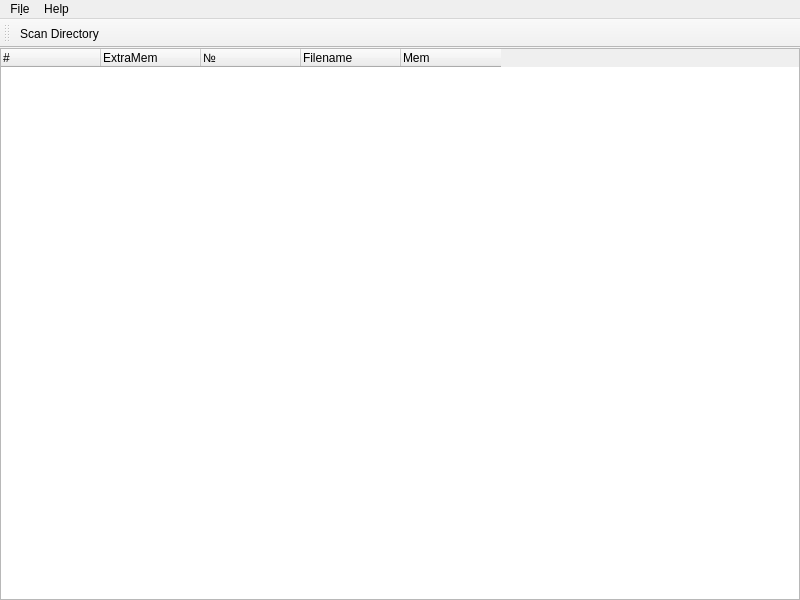
<?xml version="1.0" encoding="UTF-8"?>
<ui version="4.0">
 <class>MainWindow</class>
 <widget class="QMainWindow" name="MainWindow">
  <property name="geometry">
   <rect>
    <x>0</x>
    <y>0</y>
    <width>800</width>
    <height>600</height>
   </rect>
  </property>
  <property name="windowTitle">
   <string>MainWindow</string>
  </property>
  <widget class="QWidget" name="centralWidget">
   <layout class="QHBoxLayout" name="horizontalLayout">
    <property name="leftMargin">
     <number>0</number>
    </property>
    <property name="topMargin">
     <number>0</number>
    </property>
    <property name="rightMargin">
     <number>0</number>
    </property>
    <property name="bottomMargin">
     <number>0</number>
    </property>
    <item>
     <widget class="QTreeWidget" name="treeWidget">
      <attribute name="headerMinimumSectionSize">
       <number>70</number>
      </attribute>
      <attribute name="headerStretchLastSection">
       <bool>false</bool>
      </attribute>
      <column>
       <property name="text">
        <string>#</string>
       </property>
      </column>
      <column>
       <property name="text">
        <string>ExtraMem</string>
       </property>
      </column>
      <column>
       <property name="text">
        <string>№</string>
       </property>
      </column>
      <column>
       <property name="text">
        <string>Filename</string>
       </property>
      </column>
      <column>
       <property name="text">
        <string>Mem</string>
       </property>
      </column>
     </widget>
    </item>
   </layout>
  </widget>
  <widget class="QMenuBar" name="menuBar">
   <property name="geometry">
    <rect>
     <x>0</x>
     <y>0</y>
     <width>800</width>
     <height>27</height>
    </rect>
   </property>
   <widget class="QMenu" name="menuFile">
    <property name="title">
     <string>Fi&amp;le</string>
    </property>
    <addaction name="actionScan_Directory"/>
    <addaction name="separator"/>
    <addaction name="actionExit"/>
   </widget>
   <widget class="QMenu" name="menuHelp">
    <property name="title">
     <string>Help</string>
    </property>
    <addaction name="actionAbout"/>
   </widget>
   <addaction name="menuFile"/>
   <addaction name="menuHelp"/>
  </widget>
  <widget class="QToolBar" name="toolBar">
   <property name="windowTitle">
    <string>toolBar</string>
   </property>
   <attribute name="toolBarArea">
    <enum>TopToolBarArea</enum>
   </attribute>
   <attribute name="toolBarBreak">
    <bool>false</bool>
   </attribute>
   <addaction name="actionScan_Directory"/>
  </widget>
  <action name="actionScan_Directory">
   <property name="text">
    <string>&amp;Scan Directory...</string>
   </property>
  </action>
  <action name="actionExit">
   <property name="text">
    <string>&amp;Exit</string>
   </property>
  </action>
  <action name="actionAbout">
   <property name="text">
    <string>About</string>
   </property>
  </action>
 </widget>
 <layoutdefault spacing="6" margin="11"/>
 <resources/>
 <connections/>
</ui>
